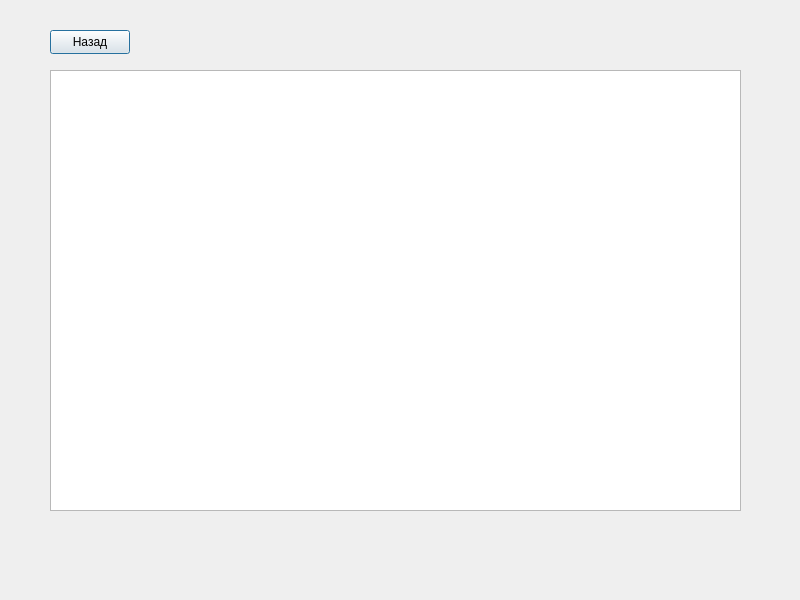
<?xml version="1.0" encoding="UTF-8"?>
<ui version="4.0">
 <class>ViewPublicTaskWindow</class>
 <widget class="QDialog" name="ViewPublicTaskWindow">
  <property name="geometry">
   <rect>
    <x>0</x>
    <y>0</y>
    <width>800</width>
    <height>600</height>
   </rect>
  </property>
  <property name="windowTitle">
   <string>TaskHub</string>
  </property>
  <widget class="QPushButton" name="backToMenuButton">
   <property name="geometry">
    <rect>
     <x>50</x>
     <y>30</y>
     <width>80</width>
     <height>24</height>
    </rect>
   </property>
   <property name="text">
    <string>Назад</string>
   </property>
  </widget>
  <widget class="QListWidget" name="taskListWidget">
   <property name="geometry">
    <rect>
     <x>50</x>
     <y>70</y>
     <width>691</width>
     <height>441</height>
    </rect>
   </property>
  </widget>
 </widget>
 <resources/>
 <connections/>
</ui>
